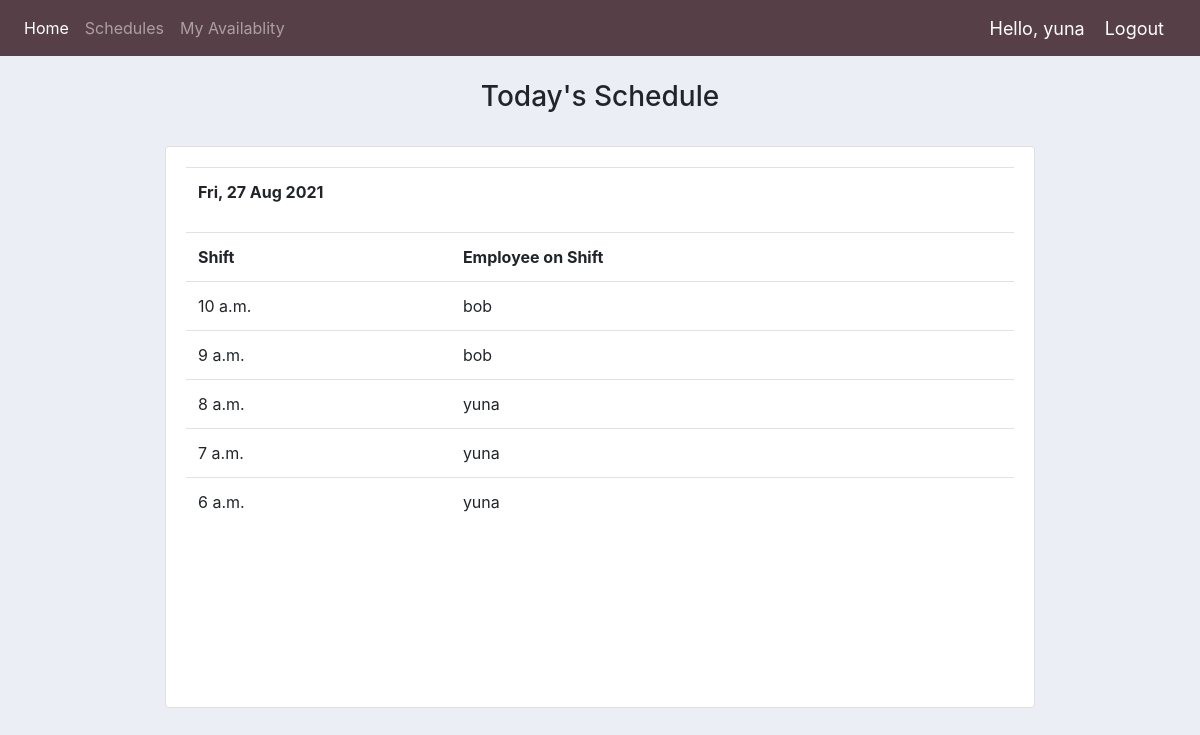
/account/ (signed in), run on the app's committed database.
### account/models.py (models this page shows, shortened)
class Schedule(models.Model):
    date = models.DateField()
    shift = models.TimeField(default=dt.time(00, 00), auto_now=False, auto_now_add=False)
    employee = models.ForeignKey(User, null = True, on_delete=models.CASCADE)
    rank = models.PositiveIntegerField(default=0)
    class Meta:
        unique_together = ("date", "shift")

### account/views.py (the view)
# urls.py: path('', views.index, name="index"),
@login_required(login_url='login')
def index(request):
    schedule = Schedule.objects.order_by('-date','-shift')
    schedule_date_list = []
    for i in schedule:
        if i.date not in schedule_date_list:
            if i.date == date.today():
                schedule_date_list.append(i.date)
    print('SCHEDULE DATE LIST',schedule_date_list)
    context = {'schedule':schedule, 'schedule_date_list':schedule_date_list}
    return render(request, 'account/home.html', context)

### account/templates/account/home.html
{%  extends 'account/index.html' %}
{% block content %}
<br>
<h3>Today's Schedule</h3>
<br>
<div class="row justify-content-center">
    <div class="col-lg-9">
        <div class="card card-body">
            <div style="overflow: auto; height: 65vh;">
                {% if schedule_date_list|length > 0 %}
                    {% for d in schedule_date_list %}
                        <table class="table">
                            <tr>
                                <th>{{d|date:"D, j M Y"}}</th>
                            </tr>
                            <table class="table">
                                <tr>
                                    <th>Shift</th>
                                    <th>Employee on Shift</th>
                                </tr>
                                {% for i in schedule %}
                                {% if i.date == d %}
                                    <tr>
                                        <td>{{i.shift}}</td>
                                        <td>{{i.employee}}</td>
                                    </tr>
                                    {% endif %}
                                {% endfor %}
                            </table>
                        </table>
                    {% endfor %}
                {% else %}
                        <p>No Schedule available yet</p>
                {% endif %}
            </div>
        </div>
    </div>
</div>
{% endblock %}

### account/templates/account/navbar.html (shortened to what this page needs)
{% load static %}
{% url 'index' as index %}
{% url 'myavailability' as myavailability %}
{% url 'view_schedules' as view_schedules %}
<nav class="navbar navbar-expand-lg navbar-dark">
   <div class="collapse navbar-collapse" id="navbarNav">
     <ul class="navbar-nav">
       <li class="nav-item {% if request.path == index %} active {%endif%}">
        <a class="nav-link" href="{% url 'index' %}">Home</a>
       </li>
       <li class="nav-item {% if request.path == view_schedules %} active {%endif%}">
        <a class="nav-link" href="{% url 'view_schedules' %}">Schedules</a>
       </li>
       <li class="nav-item {% if request.path == myavailability %} active {%endif%}">
        <a class="nav-link" href="{% url 'myavailability' %}">My Availablity</a>
       </li>
     </ul>
   </div>
   <span class="hello-msg">Hello, {{request.user}}</span>
   <span ><a class="hello-msg logout" href="{% url 'logout' %}">Logout</a></span>
 </nav>

### account/static/account/css/main.css (style rules this page uses)
body { background-color: #ebeff5; }
h3 { text-align: center; }
.active { color: white; }

### account/templates/account/navbar.html (style rules this page uses)
.hello-msg { font-size: 18px; color: #fff; margin-right: 20px; }
.navbar { background: #563f46 ; }

### data on the page
Schedule: schedule_date_list "Fri, 27 Aug 2021", shift "10 a.m.", employee "bob"
Schedule: shift "9 a.m.", employee "bob"
Schedule: shift "8 a.m.", employee "yuna"
Schedule: shift "7 a.m.", employee "yuna"
Schedule: shift "6 a.m.", employee "yuna"

### other printed values
{{ request.user }} "yuna"
